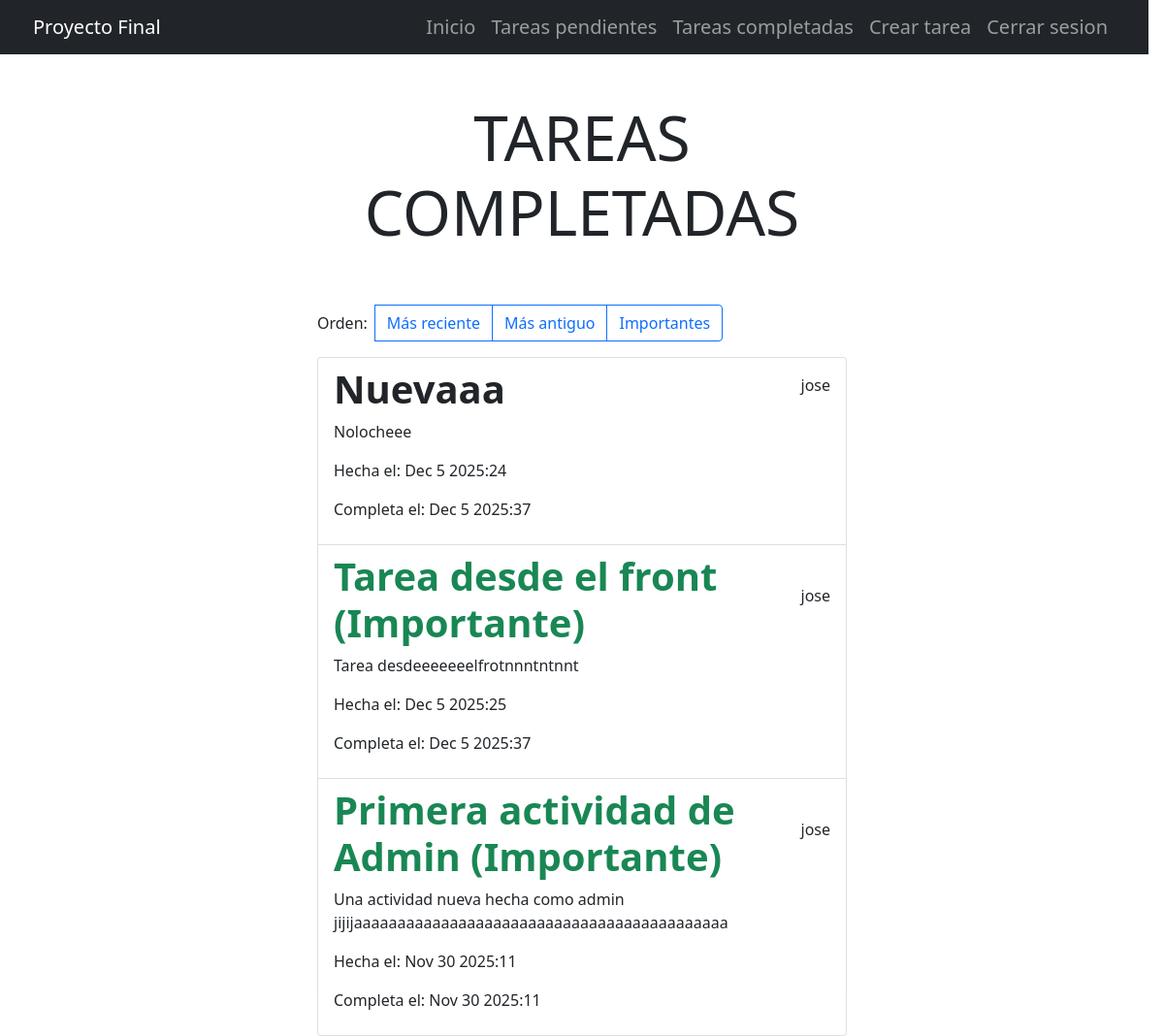
The app's page /tasks_completed/ (signed in) with its own data.
### tasks/models.py (models this page shows, shortened)
class Task(models.Model):
    title = models.CharField(max_length=200)
    description = models.TextField(blank=True)
    completed = models.BooleanField(default=False)
    created_at = models.DateTimeField(auto_now_add=True)
    datecompleted = models.DateTimeField(null=True, blank=True)
    important = models.BooleanField(default=False)
    user = models.ForeignKey(User, on_delete=models.CASCADE)

### tasks/views.py (the view)
# urls.py: path('tasks_completed/', views.tasks_completed, name='tasks_completed'),
@login_required
def tasks_completed(request):
    tasks = Task.objects.filter(user = request.user, datecompleted__isnull=False).order_by('-datecompleted')
    return render(request, 'tasks.html', {'tasks': tasks})

### tasks/templates/tasks.html
{% extends "base.html" %}
{% block content %}
<main class="container">
    <div class="row">
        <div class="col-md-6 offset-md-3">
            <div>
                {% if request.path == '/tasks/' or request.resolver_match.rul_name == 'tasks' or request.path == '/tasks_recent/' or request.resolver_match.rul_name == 'tasks_recent' or request.path == '/tasks_important/' or request.resolver_match.rul_name == 'tasks_important' or request.path == '/tasks_last/' or request.resolver_match.rul_name == 'tasks_last' %}
                </p>
                <h1 class="text-center display-3 py-5">TAREAS PENDIENTES</h1>
                {% elif request.path == '/tasks_completed/' or request.resolver_match.rul_name == 'tasks_completed' or request.path == '/tasks_recent_completed/' or request.resolver_match.rul_name == 'tasks_recent_completed' or request.path == '/tasks_important_completed/' or request.resolver_match.rul_name == 'tasks_important_completed' or request.path == '/tasks_last_completed/' or request.resolver_match.rul_name == 'tasks_last_completed' %}
                <h1 class="text-center display-3 py-5">TAREAS COMPLETADAS</h1>
                {% endif %}
            </div>
            <div class="btn-group" role="group" aria-label="Basic example">
                <span class="me-2 align-self-center">Orden:</span>
                <div class="btn-group" role="group">
                    {% if request.path == '/tasks/' or request.resolver_match.rul_name == 'tasks' or request.path == '/tasks_recent/' or request.resolver_match.rul_name == 'tasks_recent' or request.path == '/tasks_important/' or request.resolver_match.rul_name == 'tasks_important' or request.path == '/tasks_last/' or request.resolver_match.rul_name == 'tasks_last' %}
                    <a href="/tasks_recent/"
                        class="btn {% if request.path == '/tasks_recent/' or request.resolver_match.url_name == 'tasks_recent' %}btn-primary{% else %}btn-outline-primary{% endif %}">Más
                        reciente</a>
                    <a href="/tasks_last/"
                        class="btn {% if request.path == '/tasks_last/' or request.resolver_match.url_name == 'tasks_last' %}btn-primary{% else %}btn-outline-primary{% endif %}">Más
                        antiguo</a>
                    <a href="/tasks_important/"
                        class="btn {% if request.path == '/tasks_important/' or request.resolver_match.url_name == 'tasks_important' %}btn-primary{% else %}btn-outline-primary{% endif %}">Importantes</a>
                    {% elif request.path == '/tasks_completed/' or request.resolver_match.rul_name == 'tasks_completed' or request.path == '/tasks_recent_completed/' or request.resolver_match.rul_name == 'tasks_recent_completed' or request.path == '/tasks_important_completed/' or request.resolver_match.rul_name == 'tasks_important_completed' or request.path == '/tasks_last_completed/' or request.resolver_match.rul_name == 'tasks_last_completed' %}
                    <a href="/tasks_recent_completed/"
                        class="btn {% if request.path == '/tasks_recent/' or request.resolver_match.url_name == 'tasks_recent' %}btn-primary{% else %}btn-outline-primary{% endif %}">Más
                        reciente</a>
                    <a href="/tasks_last_completed/"
                        class="btn {% if request.path == '/tasks_last/' or request.resolver_match.url_name == 'tasks_last' %}btn-primary{% else %}btn-outline-primary{% endif %}">Más
                        antiguo</a>
                    <a href="/tasks_important_completed/"
                        class="btn {% if request.path == '/tasks_important/' or request.resolver_match.url_name == 'tasks_important' %}btn-primary{% else %}btn-outline-primary{% endif %}">Importantes</a>
                    {% endif %}
                </div>
            </div>
            <ul class="list-group mt-3">
                {% for task in tasks %}
                <a href="{% url 'task_detail' task.id %}" class="list-group-item">
                    <header class="d-flex justify-content-between align-items-center">
                        {% if task.important %}
                        <h1 class="fw-bold text-success">{{ task.title }} (Importante)</h1>
                        {% else %}
                        <h1 class="fw-bold">{{ task.title }}</h1>
                        {% endif %}
                        <p>{{ task.user.username }}</p>
                    </header>
                    <p>{{ task.description }}</p>
                    <p>Hecha el: {{ task.created_at|date:'M j Y:i' }}</p>
                    {% if task.datecompleted %}
                    <p>Completa el: {{ task.datecompleted|date:'M j Y:i' }}</p>
                    {% else %}
                    <p>Sin completar</p>
                    {% endif %}
                </a>
                {% empty %}
                <li>
                    <h1>No hay tareas disponibles.</h1>
                </li>
                {% endfor %}
            </ul>
        </div>
    </div>
</main>
{% endblock %}

### tasks/templates/base.html (shortened to what this page needs)
<!DOCTYPE html>
<html lang="en">
<head>
    <link href="https://cdn.jsdelivr.net/npm/bootstrap@5.0.2/dist/css/bootstrap.min.css" rel="stylesheet"
>
</head>
<body>
    <nav class="navbar navbar-expand-lg navbar-brand bg-dark navbar-dark">
        <div class="container">
            <a class="navbar-brand" href="/">Proyecto Final</a>
            <div class="collapse navbar-collapse" id="navbarNav">
                <ul class="navbar-nav ms-auto">
                    <li class="nav-item"><a class="nav-link" href="/">Inicio</a></li>
                    {% if user.is_authenticated %}
                    <li class="nav-item"><a class="nav-link" href="/tasks/">Tareas pendientes</a></li>
                    <li class="nav-item"><a class="nav-link" href="/tasks_completed/">Tareas completadas</a></li>
                    <li class="nav-item"><a class="nav-link" href="/tasks/create">Crear tarea</a></li>
                    <li class="nav-item"><a class="nav-link" href="/logout/">Cerrar sesion</a></li>
                    {% else %}
                    <li class="nav-item"><a class="nav-link" href="/signup/">Registrarse</a></li>
                    <li class="nav-item"><a class="nav-link" href="/signin/">Iniciar sesion</a></li>
                    {% endif %}
                </ul>
            </div>
        </div>
    </nav>
    {% block content %}
    {% endblock %}
</body>
</html>

### records on screen
Task: title "Nuevaaa", user.username "jose", description "Nolocheee", created_at "Dec 5 2025:24", datecompleted "Dec 5 2025:37"
Task: title "Tarea desde el front", user.username "jose", description "Tarea desdeeeeeeelfrotnnntntnnt", created_at "Dec 5 2025:25", datecompleted "Dec 5 2025:37"
Task: title "Primera actividad de Admin", user.username "jose", description "Una actividad nueva hecha como admin jijijaaaaaaaaaaaaaaaaaaaaaaaaaaaaaaaaaaaaaaaaaaa", created_at "Nov 30 2025:11", datecompleted "Nov 30 2025:11"
